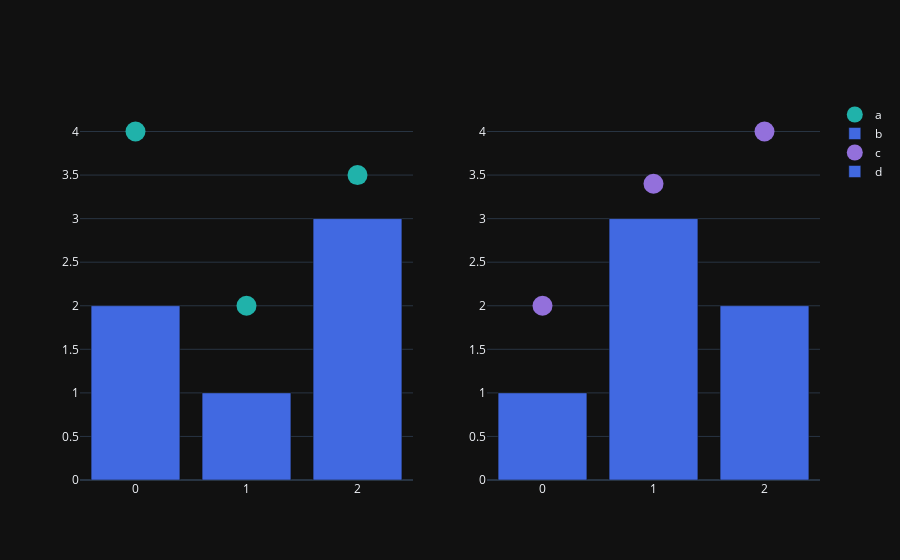

Notebook cell for this chart:
### Markdown cell above
### **[update_trace] 메소드**

- 이미 생성된 trace의 type,color,stylle, template등 추가 편집이 필요할 때

### Code cell
from plotly.subplots import make_subplots

fig = make_subplots(rows=1, cols=2)

# Trace 추가
fig.add_scatter(y=[4, 2, 3.5], mode='markers', marker=dict(size=20, color='LightSeaGreen'),
                name = 'a', row=1, col=1)

fig.add_bar(y=[2, 1, 3], marker=dict(color='MediumPurple'), name='b', row=1, col=1)

fig.add_scatter(y=[2, 3.4, 4], mode='markers', marker=dict(size=20, color='MediumPurple'),
                name='c', row=1, col=2)

fig.add_bar(y=[1,3,2], marker=dict(color='LightSeaGreen'),
            name='d', row=1, col=2)



# update trace
# 한 번에 bar plot만 blue로 변경
fig.update_traces(marker=dict(color='RoyalBlue'),
                  selector=dict(type='bar'))


fig.show()

### Figure 1 — Plotly figure (JSON) as saved in the notebook; plotly's stock layout.template omitted (floating-point values rounded to 4 significant figures)
{"data": [{"marker": {"color": "LightSeaGreen", "size": 20}, "mode": "markers", "name": "a", "y": [4, 2, 3.5], "type": "scatter", "xaxis": "x", "yaxis": "y"}, {"marker": {"color": "RoyalBlue"}, "name": "b", "y": [2, 1, 3], "type": "bar", "xaxis": "x", "yaxis": "y"}, {"marker": {"color": "MediumPurple", "size": 20}, "mode": "markers", "name": "c", "y": [2, 3.4, 4], "type": "scatter", "xaxis": "x2", "yaxis": "y2"}, {"marker": {"color": "RoyalBlue"}, "name": "d", "y": [1, 3, 2], "type": "bar", "xaxis": "x2", "yaxis": "y2"}], "layout": {"xaxis": {"anchor": "y", "domain": [0.0, 0.45]}, "yaxis": {"anchor": "x", "domain": [0.0, 1.0]}, "xaxis2": {"anchor": "y2", "domain": [0.55, 1.0]}, "yaxis2": {"anchor": "x2", "domain": [0.0, 1.0]}}}
